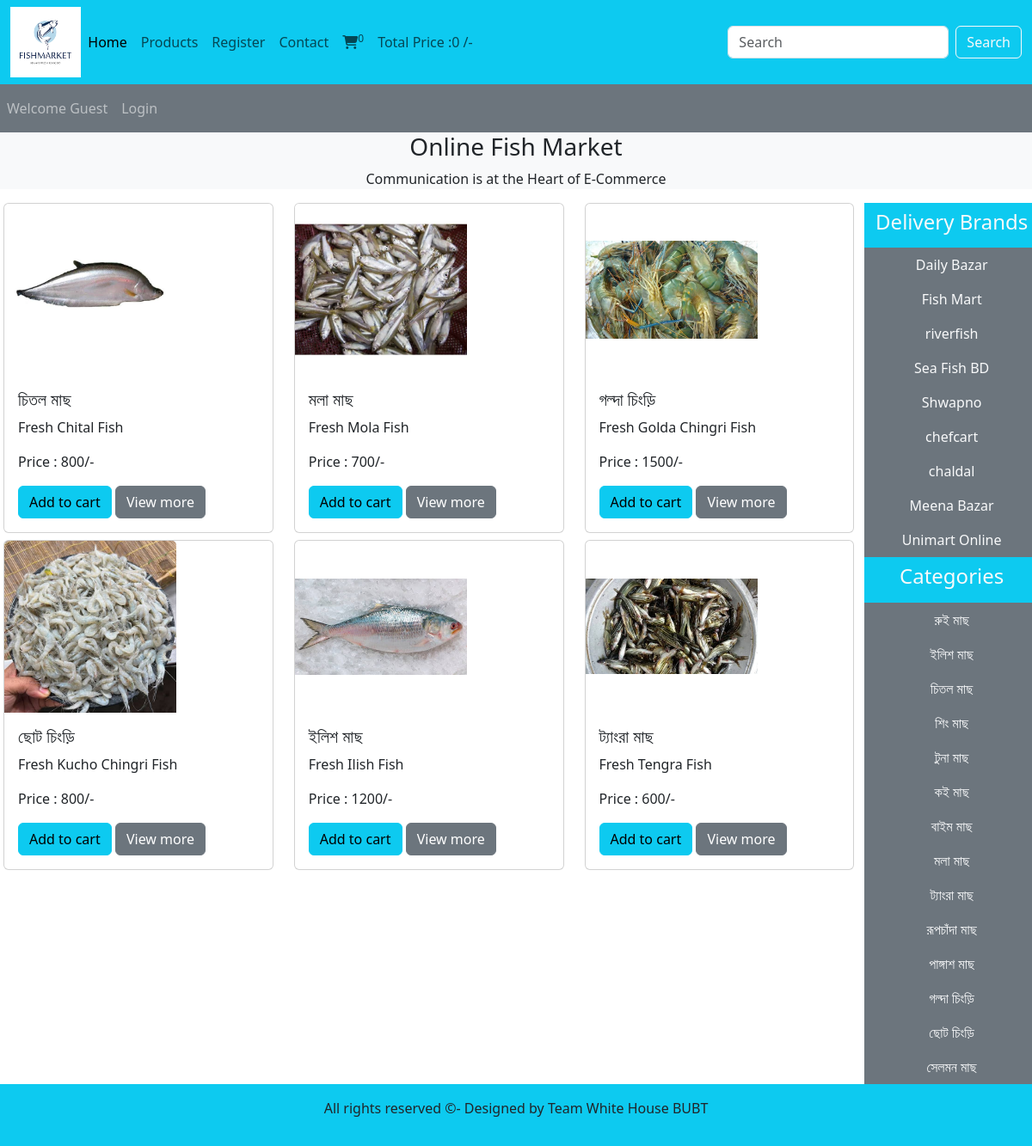
The page / on the database its author committed.
### tables this page shows
CREATE TABLE `products` (
  `product_id` int(11) NOT NULL,
  `product_title` varchar(100) NOT NULL,
  `product_description` varchar(255) NOT NULL,
  `product_keywords` varchar(255) NOT NULL,
  `category_id` int(11) NOT NULL,
  `brand_id` int(11) NOT NULL,
  `product_image1` varchar(255) NOT NULL,
  `product_image2` varchar(255) NOT NULL,
  `product_image3` varchar(255) NOT NULL,
  `product_price` varchar(100) NOT NULL,
  `date` timestamp NOT NULL DEFAULT current_timestamp() ON UPDATE current_timestamp(),
  `status` varchar(100) NOT NULL,
  `price` varchar(50) DEFAULT NULL
);

CREATE TABLE `brands` (
  `brand_id` int(11) NOT NULL,
  `brand_title` varchar(100) NOT NULL
);

CREATE TABLE `categories` (
  `category_id` int(11) NOT NULL,
  `category_title` varchar(100) NOT NULL
);

### functions/common_function.php (the view, shortened to what this page needs)
<?php
function getproducts() {
    global $con;
    if(!isset($_GET['category'])) {
        if(!isset($_GET['brand'])) {
    $select_query="select * from `products` order by rand() LIMIT 0,6";
    $result_query=mysqli_query($con,$select_query);
    while($row=mysqli_fetch_assoc($result_query)) {
      $product_id=$row['product_id'];
      $product_title=$row['product_title'];
      $product_description=$row['product_description'];
      $product_image1=$row['product_image1'];
      $price=$row['price'];
      echo "<div class='col-md-4 mb-2'>
      <div class='card'>
     <img src='./admin_area/product_images/$product_image1' class='card-img-top' alt='$product_title'>
     <div class='card-body'>
     <h5 class='card-title'>$product_title</h5>
     <p class='card-text'>$product_description</p>
     <p class='card-text'>Price : $price/-</p>
     <a href='index.php?add_to_cart=$product_id' class='btn btn-info'>Add to cart</a>
     <a href='product_details.php?product_id=$product_id' class='btn btn-secondary'>View more</a>
     </div>
     </div>
      </div>";
     }
    }
    }
    }
    function getbrands() {
        global $con;
        $select_brands="select * from brands";
        $result_brands=mysqli_query($con,$select_brands);
       while($row_data=mysqli_fetch_assoc($result_brands)) {
        $brand_title=$row_data['brand_title'];
        $brand_id=$row_data['brand_id'];
        echo "<li class='nav-item'>
        <a href='index.php?brand=$brand_id' class='nav-link text-light'>$brand_title</a>
     </li>";
       }
       }
     function getcategories() {
        global $con;
        $select_categories="select * from categories";
        $result_categories=mysqli_query($con,$select_categories);
       while($row_data=mysqli_fetch_assoc($result_categories)) {
        $category_title=$row_data['category_title'];
        $category_id=$row_data['category_id'];
        echo "<li class='nav-item'>
        <a href='index.php?category=$category_id' class='nav-link text-light'>$category_title</a>
     </li>";
       }
     }
    function getIPAddress() {
         if(!empty($_SERVER['HTTP_CLIENT_IP'])) {
            $get_ip_add= $_SERVER['HTTP_CLIENT_IP'];
            }
        elseif (!empty($_SERVER['HTTP_X_FORWARDED_FOR'])) {
            $get_ip_add = $_SERVER['HTTP_X_FORWARDED_FOR'];
         }
        else{
            $get_ip_add = $_SERVER['REMOTE_ADDR'];
         }
         return $get_ip_add;
    }
    function cart_item() {
        if(isset($_GET['add_to_cart'])) {
            global $con;
            $get_ip_add = getIPAddress();
            $select_query="select * from `cart_details` where ip_address='$get_ip_add'";
            $result_query=mysqli_query($con,$select_query);
            $count_cart_items=mysqli_num_rows($result_query);
         }else{
            global $con;
            $get_ip_add = getIPAddress();
            $select_query="select * from `cart_details` where ip_address='$get_ip_add'";
            $result_query=mysqli_query($con,$select_query);
            $count_cart_items=mysqli_num_rows($result_query);
         }
         echo $count_cart_items;
        }
        function total_cart_price(){
            $total_price=0;
            echo $total_price;
        }
?>

### index.php (shortened to what this page needs)
<?php
include('includes/connect.php');
include('functions/common_function.php');
?>
<!DOCTYPE html>
<html lang="en">
<head>
  <link href="https://cdn.jsdelivr.net/npm/bootstrap@5.3.3/dist/css/bootstrap.min.css" rel="stylesheet">
  <link rel="stylesheet" href="https://cdnjs.cloudflare.com/ajax/libs/font-awesome/6.5.1/css/all.min.css" />
  <link rel="stylesheet" href="style.css">
</head>
<body>
    <div class="container-fluid p-0">
        <nav class="navbar navbar-expand-lg navbar-light bg-info">
  <div class="container-fluid">
    <img src="./images/logo.avif" alt="" class="logo">
    <div class="collapse navbar-collapse" id="navbarSupportedContent">
      <ul class="navbar-nav me-auto mb-2 mb-lg-0">
        <li class="nav-item">
          <a class="nav-link active" aria-current="page" href="index.php">Home</a>
        </li>
        <li class="nav-item">
          <a class="nav-link" href="display_all.php">Products</a>
        </li>
        <li class="nav-item">
          <a class="nav-link" href="users_area/user_registration.php">Register</a>
        </li>
        <li class="nav-item">
          <a class="nav-link" href="#">Contact</a>
        </li>
        <li class="nav-item">
          <a class="nav-link" href="cart.php"><i class="fa-solid fa-cart-shopping"></i><sup><?php cart_item();  ?></sup></a>
        </li>
        <li class="nav-item">
          <a class="nav-link" href="#">Total Price :<?php total_cart_price();?> /-</a>
        </li>
      </ul>
      <form class="d-flex" action="search_product.php" method="get">
        <input class="form-control me-2" type="search" placeholder="Search" aria-label="Search" name="search_data">
        <input type="submit" value="Search" class="btn btn-outline-light" name="search_data_product">
      </form>
    </div>
  </div>
</nav>
<nav class="navbar navbar-expand-lg navbar-dark bg-secondary">
    <ul class="navbar-nav me-auto">
      <?php
          if(isset($_SESSION['user_logged'])){
      ?>
      <li class="nav-item"></li>
          <a class="nav-link" href="#">Welcome <?php echo $_SESSION['logged_user_name']; ?></a>
          </li>
          <li class="nav-item"></li>
          <a class="nav-link" href="user_logout.php">Logout?</a>
          </li>
      <?php
          }else{
            echo "<a class='nav-link' href='#'>Welcome Guest</a><li class='nav-item'>
            <a class='nav-link' href='./users_area/user_login.php'>Login</a>
          </li>";
          }
      ?>
    </ul>
</nav>
<div class="bg-light">
    <h3 class="text-center">Online Fish Market</h3>
    <p class="text-center">Communication is at the Heart of E-Commerce</p>
</div>
<div class="row px-1 ">
    <div class="col-md-10">
        <div class="row">
          <?php
             getproducts();
           ?>
        </div>
    </div>
    <div class="col-md-2 bg-secondary p-0">
        <ul class="navbar-nav me-auto text-center">
            <li class="nav-item bg-info">
               <a href="#" class="nav-link text-light"><h4>Delivery Brands</h4></a>
            </li>
            <?php
           getbrands();
            ?>
        </ul>
        <ul class="navbar-nav me-auto text-center">
            <li class="nav-item bg-info">
               <a href="#" class="nav-link text-light"><h4>Categories</h4></a>
            </li>
            <?php
           getcategories();
            ?>
        </ul>
    </div>
</div>
    <?php  include ("./includes/footer.php") ?>
    </div>
</body>
</html>

### includes/footer.php
<div class="bg-info p-3 text-center p-0">
   <p>All rights reserved ©- Designed by Team White House BUBT</p>
   </div>

### style.css (style rules this page uses)
* { margin: 0; padding: 0; box-sizing: border-box; }
.logo { width: 7%; height: 7%; }
.card-img-top { width: 200px; height: 200px; object-fit: contain; }

### rows shown on the page
products: product_image1 (picture), product_title "চিতল মাছ", product_description "Fresh Chital Fish", price "800"
products: product_image1 (picture), product_title "মলা মাছ", product_description "Fresh Mola Fish", price "700"
products: product_image1 (picture), product_title "গল্দা চিংড়ি", product_description "Fresh Golda Chingri Fish", price "1500"
products: product_image1 (picture), product_title "ছোট চিংড়ি", product_description "Fresh Kucho Chingri Fish", price "800"
products: product_image1 (picture), product_title "ইলিশ মাছ", product_description "Fresh Ilish Fish", price "1200"
products: product_image1 (picture), product_title "ট্যাংরা মাছ", product_description "Fresh Tengra Fish", price "600"
brands: brand_title "Daily Bazar"
brands: brand_title "Fish Mart"
brands: brand_title "riverfish"
brands: brand_title "Sea Fish BD"
brands: brand_title "Shwapno"
brands: brand_title "chefcart"
brands: brand_title "chaldal"
brands: brand_title "Meena Bazar"
brands: brand_title "Unimart Online"
categories: category_title "রুই মাছ"
categories: category_title "ইলিশ মাছ"
categories: category_title "চিতল মাছ"
categories: category_title "শিং মাছ"
categories: category_title "টুনা মাছ"
categories: category_title "কই মাছ"
categories: category_title "বাইম মাছ"
categories: category_title "মলা মাছ"
categories: category_title "ট্যাংরা মাছ"
categories: category_title "রূপচাঁদা মাছ"
categories: category_title "পাঙ্গাশ মাছ"
categories: category_title "গল্দা চিংড়ি"
categories: category_title "ছোট চিংড়ি"
categories: category_title "সেলমন মাছ"

### other values the page prints
$count_cart_items "0"
$total_price "0"
